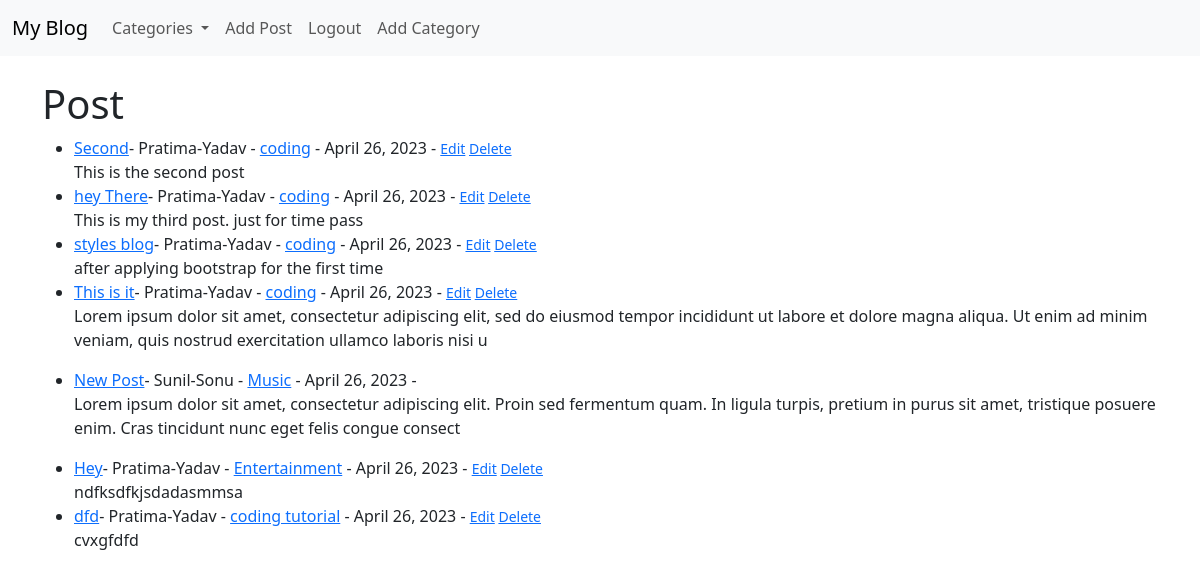
The app's page / (signed in) with its own data.
### theblog/models.py (models this page shows, shortened)
class Post(models.Model):
    title=models.CharField(max_length=255)
    title_tag=models.CharField(max_length=255)
    author=models.ForeignKey(User, on_delete=models.CASCADE)
    body=models.TextField()
    post_date=models.DateField(auto_now_add=True)
    category=models.CharField(max_length=255,default='coding')
    likes=models.ManyToManyField(User,related_name='blog_posts')

### theblog/views.py (the view)
# urls.py: path('',HomeView.as_view(),name="home"),
class HomeView(ListView):
    model=Post
    template_name='home.html'
    ordering=['-post_date']
    def get_context_data(self,*args,**kwargs):
        cat_menu=Category.objects.all()
        context=super(HomeView,self).get_context_data(*args,**kwargs)
        context["cat_menu"]=cat_menu
        return context

### theblog/models.py (called while the page is built)
    def __str__(self):
        return self.name

### theblog/templates/home.html
{% extends 'base.html' %}
{% block content %}
        <h1>Post</h1>
        <ul>
        {% for post in object_list %}
            <li><a href="{% url 'article-detail' post.pk %}">{{post.title}}</a>-
                {{post.author.first_name}}-{{post.author.last_name}} -
                <a href="{%url 'category' post.category|slugify%}">{{post.category}}</a> -
                {{post.post_date}} -
                <small>
                    {% if user.is_authenticated %}
                        {% if user.id == post.author.id %}
                            <a href='{%url 'update_post' post.pk %}'>Edit</a>
                            <a href='{%url 'delete_post' post.pk %}'>Delete</a>
                        {% endif %}
                    {% endif %}
                </small><br>
            {{post.body|slice:":200"|safe}}</li>
        {% endfor %}
        </ul>
{% endblock%}

### records on screen
Post: title "Second", author.first_name "Pratima", author.last_name "Yadav", category "coding", post_date "April 26, 2023", shows "Edit", body "This is the second post"
Post: title "hey There", author.first_name "Pratima", author.last_name "Yadav", category "coding", post_date "April 26, 2023", shows "Edit", body "This is my third post. just for time pass"
Post: title "styles blog", author.first_name "Pratima", author.last_name "Yadav", category "coding", post_date "April 26, 2023", shows "Edit", body "after applying bootstrap for the first time"
Post: title "This is it", author.first_name "Pratima", author.last_name "Yadav", category "coding", post_date "April 26, 2023", shows "Edit", body "Lorem ipsum dolor sit amet, consectetur adipiscing elit, sed do eiusmod tempor incididunt ut labore et dolore magna aliqua. Ut enim ad minim veniam, quis nostrud exercitation ullamco laboris nisi u"
Post: title "New Post", author.first_name "Sunil", author.last_name "Sonu", category "Music", post_date "April 26, 2023", body "Lorem ipsum dolor sit amet, consectetur adipiscing elit. Proin sed fermentum quam. In ligula turpis, pretium in purus sit amet, tristique posuere enim. Cras tincidunt nunc eget felis congue consect"
Post: title "Hey", author.first_name "Pratima", author.last_name "Yadav", category "Entertainment", post_date "April 26, 2023", shows "Edit", body "ndfksdfkjsdadasmmsa"
Post: title "dfd", author.first_name "Pratima", author.last_name "Yadav", category "coding tutorial", post_date "April 26, 2023", shows "Edit", body "cvxgfdfd"
